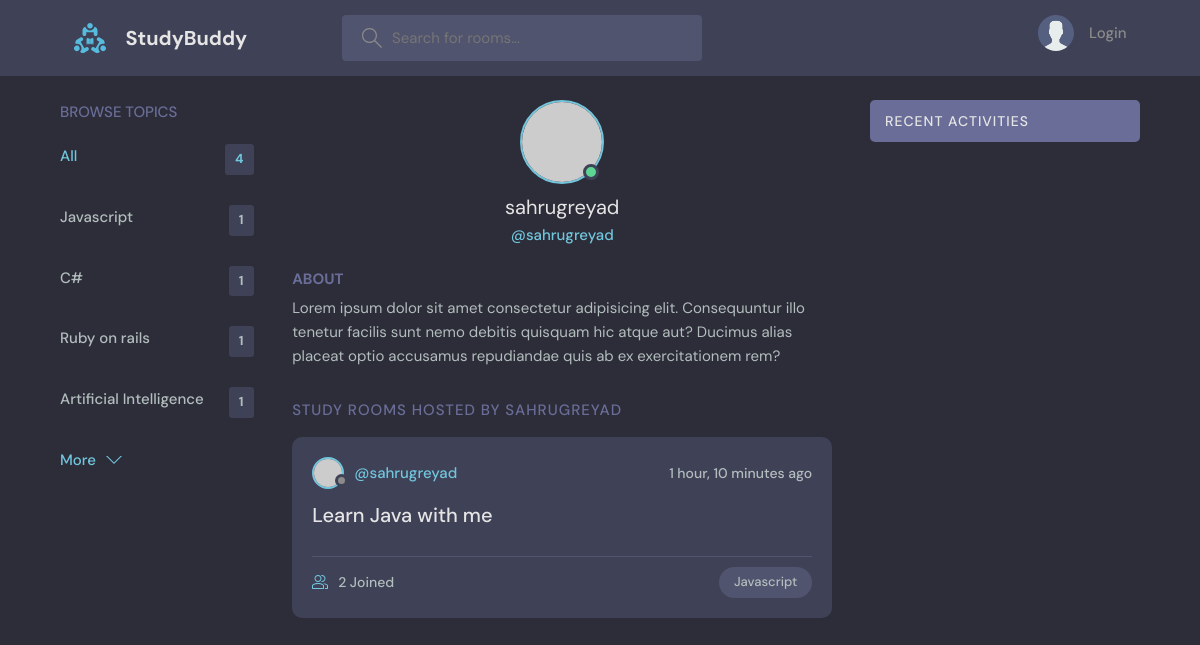
The app's page /profile/2/ with its own data.
### base/models.py (models this page shows, shortened)
class Topic(models.Model):
    name = models.CharField(max_length=200)

class User(AbstractUser):
    name = models.CharField(max_length=200, null=True)
    email = models.EmailField(unique=True, null=True)
    username = models.CharField(max_length=100, unique=True)
    bio = models.TextField(null=True)
    avatar = models.ImageField(null=True, default='avatar.svg')
    REQUIRED_FIELDS = []

class Room(models.Model):
    host = models.ForeignKey(User, on_delete= models.SET_NULL , null = True)
    topic = models.ForeignKey(Topic, on_delete= models.SET_NULL , null = True)
    name = models.CharField(max_length = 200)
    description = models.TextField(null = True, blank = True)
    participants = models.ManyToManyField(User, related_name='participants', blank=True)
    updated = models.DateTimeField(auto_now = True)
    created = models.DateTimeField(auto_now_add = True)
    class Meta:
        ordering = ['-updated', '-created']

### base/views.py (the view)
# urls.py: path('profile/<str:pk>/', views.userProfile, name= "user-profile"),
def userProfile(request,pk):
    user = User.objects.get(id=pk)
    rooms = user.room_set.all()
    room_messages = user.message_set.all()
    topics = Topic.objects.all()
    context = {'user' : user, 'rooms' : rooms,
               'room_messages' : room_messages, 'topics' : topics}
    return render(request,'base/profile.html',context)

### base/templates/base/profile.html (shortened to what this page needs)
{% extends 'main.html' %}
{% block content %}
<main class="profile-page layout layout--3">
<div class="container">
    {% include 'base/topics_component.html' %}
    <div class="roomList">
    <div class="profile">
        <div class="profile__avatar">
        <div class="avatar avatar--large active">
            <img src="https://randomuser.me/api/portraits/men/11.jpg" />
        </div>
        </div>
        <div class="profile__info">
        <h3>{{user.username}}</h3>
        <p>@{{user.username}}</p>
        </div>
        <div class="profile__about">
        <h3>About</h3>
        <p>
            Lorem ipsum dolor sit amet consectetur adipisicing elit. Consequuntur illo tenetur
            facilis sunt nemo debitis quisquam hic atque aut? Ducimus alias placeat optio
            accusamus repudiandae quis ab ex exercitationem rem?
        </p>
        </div>
    </div>
    <div class="roomList__header">
        <div>
        <h2>Study Rooms Hosted by {{user.username}}</a>
        </h2>
        </div>
    </div>
    {% include 'base/feed_component.html' %}
    </div>
    {% include 'base/activity_component.html' %}
</div>
</main>
</body>
</html>
{% endblock %}

### base/templates/base/topics_component.html
<div class="topics">
    <div class="topics__header">
      <h2>Browse Topics</h2>
    </div>
    <ul class="topics__list">
      <li>
        <a href="{% url 'home' %}" class="active">All <span>{{topics.count}}</span></a>
      </li>
      {% for topic in topics %}
      <li>
        <a href="{% url 'home' %}?q={{topic.name}}">{{topic.name}} <span>{{topic.room_set.all.count}}</span></a>
      </li>
      {% endfor %}
    </ul>
    <a class="btn btn--link" href="topics.html">
      More
      <svg version="1.1" xmlns="http://www.w3.org/2000/svg" width="32" height="32" viewBox="0 0 32 32">
        <title>chevron-down</title>
        <path d="M16 21l-13-13h-3l16 16 16-16h-3l-13 13z"></path>
      </svg>
    </a>
  </div>

### base/templates/base/feed_component.html (shortened to what this page needs)
{% for room in rooms %}
<div class="roomListRoom">
<div class="roomListRoom__header">
    <a href="{% url 'user-profile' room.host_id %}" class="roomListRoom__author">
    <div class="avatar avatar--small">
        <img src="https://randomuser.me/api/portraits/women/11.jpg" />
    </div>
    <span>@{{room.host.username}}</span>
    </a>
    <div class="roomListRoom__actions">
    <span>{{room.created|timesince}} ago</span>
    </div>
</div>
<div class="roomListRoom__content">
    <a href="{% url 'room' room.id %}">{{room.name}}</a>
</div>
<div class="roomListRoom__meta">
    <a href="{% url 'room' room.id %}" class="roomListRoom__joined">
    {{room.participants.all.count}} Joined
    </a>
    <p class="roomListRoom__topic">{{room.topic.name}}</p>
</div>
</div>
{% endfor %}

### records on screen
Topic: name "Javascript", room_set.all.count "1"
Topic: name "C#", room_set.all.count "1"
Topic: name "Ruby on rails", room_set.all.count "1"
Topic: name "Artificial Intelligence", room_set.all.count "1"
User: username "sahrugreyad", username "SAHRUGREYAD"
Room: host.username "sahrugreyad", created "1 hour, 10 minutes", name "Learn Java with me", participants.all.count "2", topic.name "Javascript"

### other values on screen
{{ topics.count }} "4"
